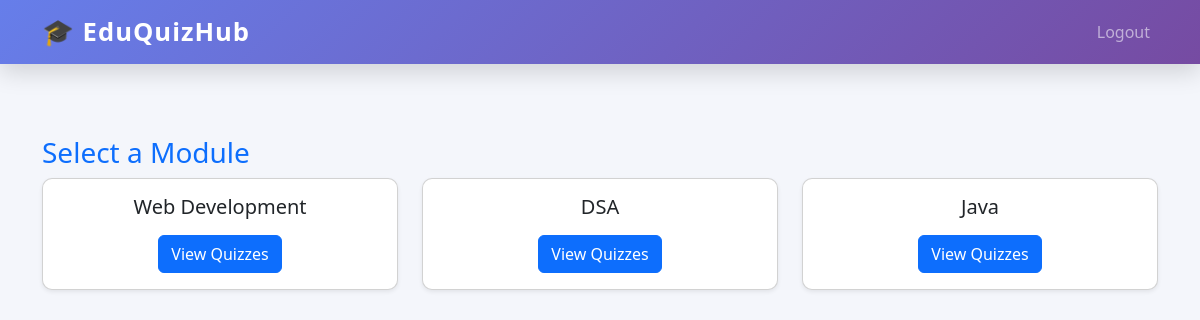
Page /student/modules (signed in) on the earlier database version.
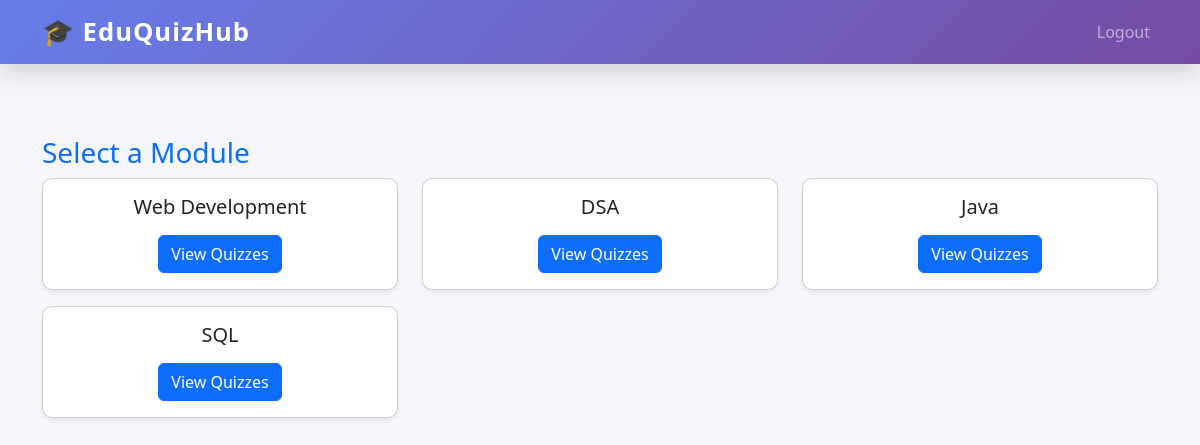
Same page on the later database version.
### tables this page shows
CREATE TABLE modules (
    id INTEGER PRIMARY KEY AUTOINCREMENT,
    name TEXT NOT NULL
);

### app.py (the view)
@app.route("/student/modules")
def student_modules():
    if session.get("role") != "student":
        return redirect(url_for("login"))
    conn = get_db_connection()
    modules = conn.execute("SELECT * FROM modules").fetchall()
    conn.close()
    return render_template("student_modules.html", modules=modules)

### app.py (called while the page is built)
def get_db_connection():
    conn = sqlite3.connect("database.db")
    conn.row_factory = sqlite3.Row
    return conn

### templates/student_modules.html (shortened to what this page needs)
{% extends "base.html" %}
{% block content %}
<h3>Select a Module</h3>
<div class="row">
    {% for module in modules %}
    <div class="col-md-4 mb-3">
        <div class="card shadow-sm">
            <div class="card-body text-center">
                <h5>{{ module.name }}</h5>
                <a href="{{ url_for('module_quizzes', module_id=module.id) }}"
                   class="btn btn-primary mt-2">
                    View Quizzes
                </a>
            </div>
        </div>
    </div>
    {% endfor %}
</div>
{% endblock %}

Differences in the rows shown:
added modules: name "SQL"
